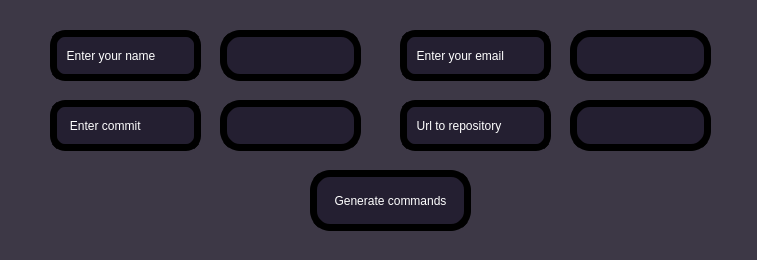
<?xml version="1.0" encoding="UTF-8"?>
<ui version="4.0">
 <class>PushWindow</class>
 <widget class="QDialog" name="PushWindow">
  <property name="geometry">
   <rect>
    <x>0</x>
    <y>0</y>
    <width>757</width>
    <height>260</height>
   </rect>
  </property>
  <property name="windowTitle">
   <string>PushWindow</string>
  </property>
  <property name="styleSheet">
   <string notr="true">background-color: rgb(61, 56, 70);</string>
  </property>
  <widget class="QPushButton" name="pushButton">
   <property name="geometry">
    <rect>
     <x>310</x>
     <y>170</y>
     <width>161</width>
     <height>61</height>
    </rect>
   </property>
   <property name="styleSheet">
    <string notr="true">color: white;
background-color: rgb(36, 31, 49);
border-radius: 20px;
font: 75 13pt &quot;Dyuthi&quot;;
border: 7px solid black;</string>
   </property>
   <property name="text">
    <string>Generate commands</string>
   </property>
  </widget>
  <widget class="QPlainTextEdit" name="commit_input">
   <property name="geometry">
    <rect>
     <x>220</x>
     <y>100</y>
     <width>141</width>
     <height>51</height>
    </rect>
   </property>
   <property name="styleSheet">
    <string notr="true">color: white;
background-color: rgb(36, 31, 49);
border-radius: 20px;
font: 75 13pt &quot;Dyuthi&quot;;
border: 7px solid black;</string>
   </property>
   <property name="plainText">
    <string/>
   </property>
  </widget>
  <widget class="QLabel" name="commit_label">
   <property name="geometry">
    <rect>
     <x>50</x>
     <y>100</y>
     <width>151</width>
     <height>51</height>
    </rect>
   </property>
   <property name="styleSheet">
    <string notr="true">color: white;
background-color: rgb(36, 31, 49);
border-radius: 15px;
border: 7 solid black;
font: 75 13pt &quot;Dyuthi&quot;;</string>
   </property>
   <property name="text">
    <string>   Enter commit</string>
   </property>
  </widget>
  <widget class="QPlainTextEdit" name="name_input">
   <property name="geometry">
    <rect>
     <x>220</x>
     <y>30</y>
     <width>141</width>
     <height>51</height>
    </rect>
   </property>
   <property name="styleSheet">
    <string notr="true">color: white;
background-color: rgb(36, 31, 49);
border-radius: 20px;
font: 75 13pt &quot;Dyuthi&quot;;
border: 7px solid black;</string>
   </property>
   <property name="plainText">
    <string/>
   </property>
  </widget>
  <widget class="QLabel" name="commit_label_4">
   <property name="geometry">
    <rect>
     <x>400</x>
     <y>30</y>
     <width>151</width>
     <height>51</height>
    </rect>
   </property>
   <property name="styleSheet">
    <string notr="true">color: white;
background-color: rgb(36, 31, 49);
border-radius: 15px;
border: 7 solid black;
font: 75 13pt &quot;Dyuthi&quot;;</string>
   </property>
   <property name="text">
    <string>  Enter your email</string>
   </property>
  </widget>
  <widget class="QPlainTextEdit" name="email_input">
   <property name="geometry">
    <rect>
     <x>570</x>
     <y>30</y>
     <width>141</width>
     <height>51</height>
    </rect>
   </property>
   <property name="styleSheet">
    <string notr="true">color: white;
background-color: rgb(36, 31, 49);
border-radius: 20px;
font: 75 13pt &quot;Dyuthi&quot;;
border: 7px solid black;</string>
   </property>
   <property name="plainText">
    <string/>
   </property>
  </widget>
  <widget class="QLabel" name="commit_label_5">
   <property name="geometry">
    <rect>
     <x>400</x>
     <y>100</y>
     <width>151</width>
     <height>51</height>
    </rect>
   </property>
   <property name="styleSheet">
    <string notr="true">color: white;
background-color: rgb(36, 31, 49);
border-radius: 15px;
border: 7 solid black;
font: 75 13pt &quot;Dyuthi&quot;;</string>
   </property>
   <property name="text">
    <string>  Url to repository</string>
   </property>
  </widget>
  <widget class="QLabel" name="token_label_3">
   <property name="geometry">
    <rect>
     <x>50</x>
     <y>30</y>
     <width>151</width>
     <height>51</height>
    </rect>
   </property>
   <property name="styleSheet">
    <string notr="true">color: white;
background-color: rgb(36, 31, 49);
border-radius: 15px;
border: 7 solid black;
font: 75 13pt &quot;Dyuthi&quot;;</string>
   </property>
   <property name="text">
    <string>  Enter your name</string>
   </property>
  </widget>
  <widget class="QPlainTextEdit" name="url_input">
   <property name="geometry">
    <rect>
     <x>570</x>
     <y>100</y>
     <width>141</width>
     <height>51</height>
    </rect>
   </property>
   <property name="styleSheet">
    <string notr="true">color: white;
background-color: rgb(36, 31, 49);
border-radius: 20px;
font: 75 13pt &quot;Dyuthi&quot;;
border: 7px solid black;</string>
   </property>
   <property name="plainText">
    <string/>
   </property>
  </widget>
 </widget>
 <resources/>
 <connections/>
</ui>
